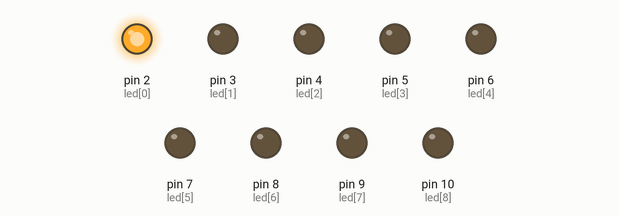
This sketch was run on a simulated Arduino Uno, built with avr-gcc and run on an emulated ATmega328P. On the bench: output pins drawn as LEDs (lit = HIGH).

Above: at 0.02 s.
At 0.37 s:
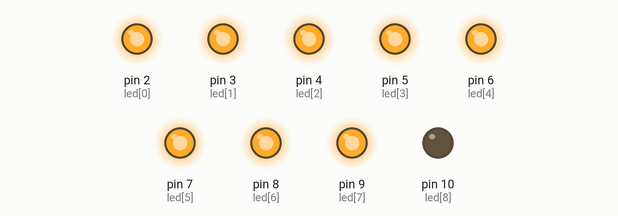
At 0.72 s:
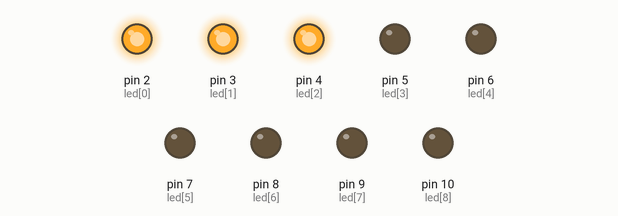
At 1.47 s:
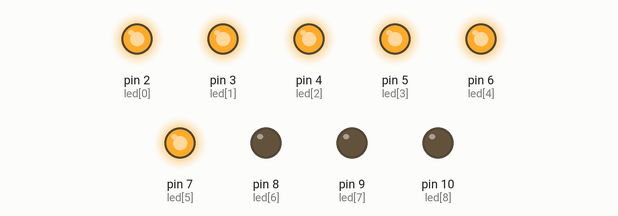
At 2.22 s:
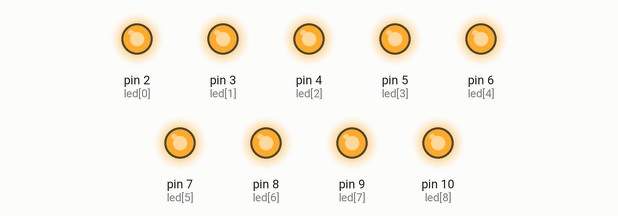
At 2.92 s:
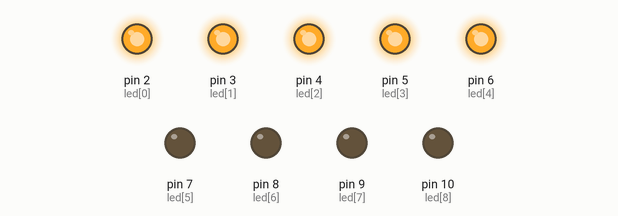
Timing chart, 0 to 3.2 s (numbered marks = the images above):
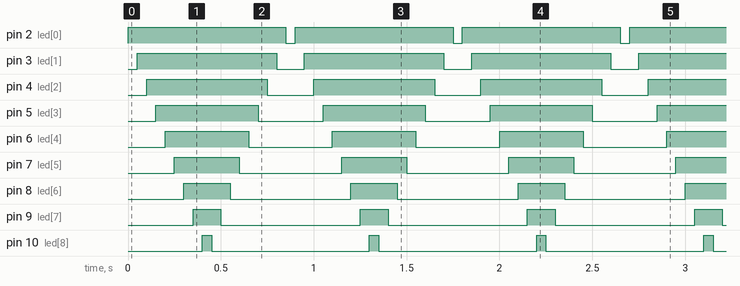

The sketch:

comando_for.ino
```cpp
int led[9] = {2,3,4,5,6,7,8,9,10};
int x;
int nLed;
int t = 50;


void setup() {

  for (x = 0; x <= 8; x = x + 1){
    pinMode (led[x], OUTPUT);
  }

}

void loop() {

   for (nLed = 0; nLed <= 8; nLed = nLed + 1) {
      digitalWrite (led[nLed], 1);
      delay (t);
    }

   for (nLed = 8; nLed >= 0; nLed = nLed - 1) {
      digitalWrite (led[nLed], 0);
      delay (t);
    }
}
```

Measured:
- by itself, pin 2 (led[0]): alternates HIGH for 0.85 s and LOW for 0.05 s
- by itself, pin 3 (led[1]): alternates HIGH for 0.75 s and LOW for 0.15 s
- by itself, pin 4 (led[2]): alternates HIGH for 0.65 s and LOW for 0.25 s
- by itself, pin 5 (led[3]): alternates HIGH for 0.55 s and LOW for 0.35 s
- by itself, pin 6 (led[4]): alternates HIGH for 0.45 s and LOW for 0.45 s
- by itself, pin 7 (led[5]): alternates HIGH for 0.35 s and LOW for 0.55 s
- by itself, pin 8 (led[6]): alternates HIGH for 0.25 s and LOW for 0.65 s
- by itself, pin 9 (led[7]): alternates HIGH for 0.15 s and LOW for 0.75 s
